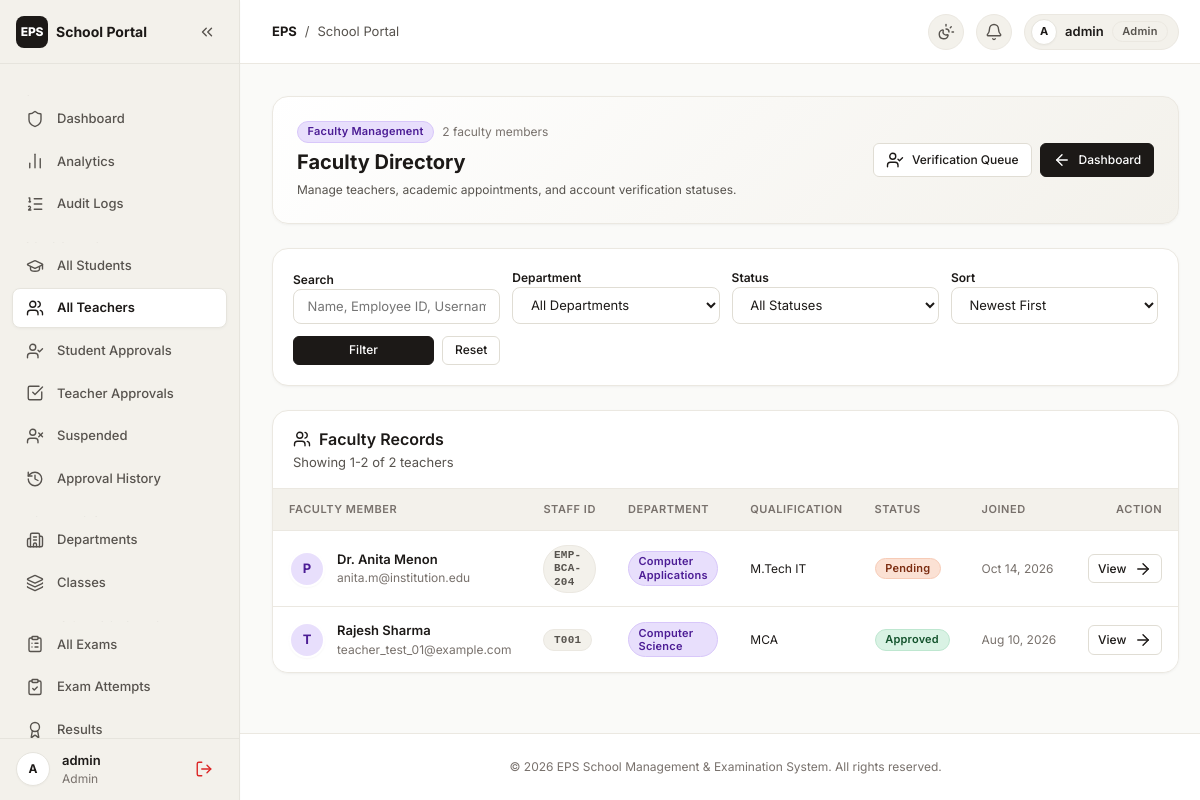
/accounts/admin/teachers/ (signed in), run on an earlier commit of the app's database.
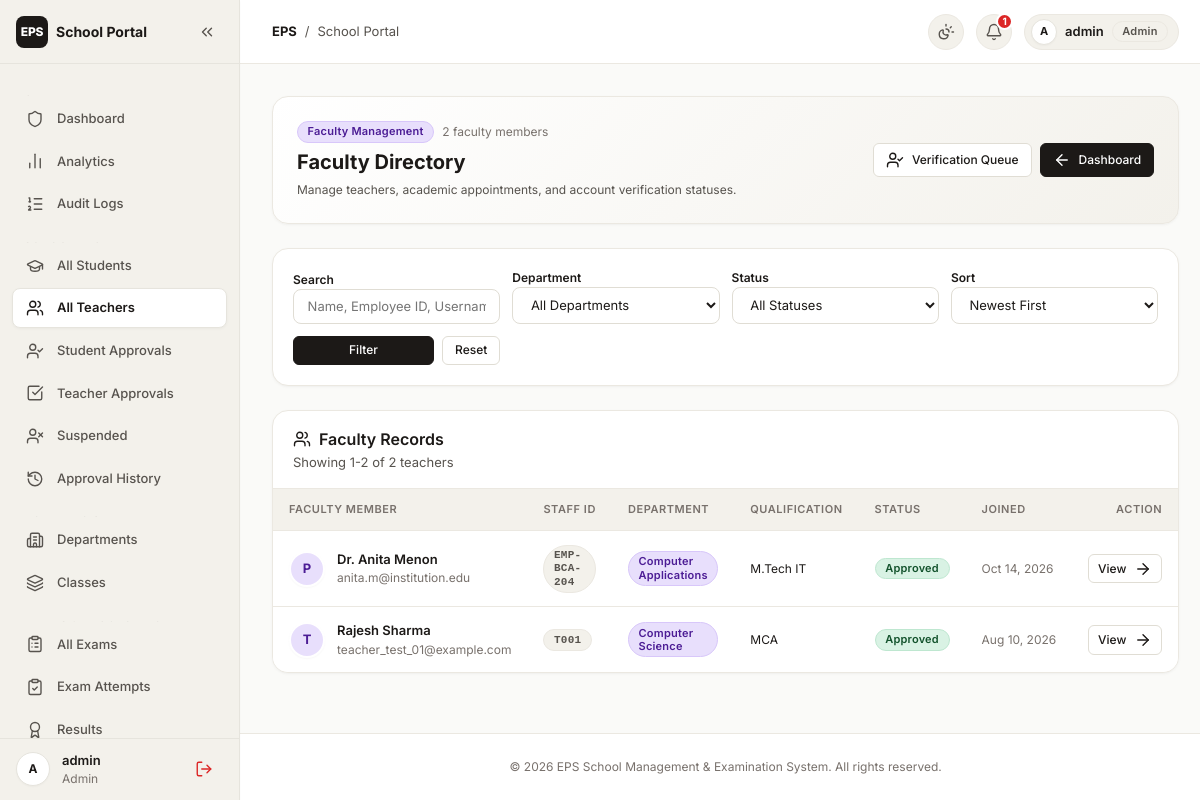
And on a later commit of the database.
### accounts/models.py (models this page shows, shortened)
class TeacherProfile(models.Model):
    VERIFICATION_STATUS = (
        ('pending', 'Pending'),
        ('approved', 'Approved'),
        ('rejected', 'Rejected'),
        ('suspended', 'Suspended'),
    )
    user = models.OneToOneField(
        User,
        on_delete=models.CASCADE,
        related_name='teacher_profile'
    )
    employee_id = models.CharField(max_length=50)
    department = models.CharField(max_length=100)
    qualification = models.CharField(max_length=150)
    institution = models.CharField(max_length=150, blank=True, default='')
    verification_status = models.CharField(
        max_length=15,
        choices=VERIFICATION_STATUS,
        default='pending'
    )
    reviewed_by = models.ForeignKey(
        User,
        null=True,
        blank=True,
        on_delete=models.SET_NULL,
        related_name='reviewed_teachers'
    )
    reviewed_at = models.DateTimeField(null=True, blank=True)
    rejection_reason = models.TextField(blank=True, default='')
    assigned_classes = models.ManyToManyField(
        ClassGroup,
        blank=True,
        related_name='assigned_teachers'
    )

class User(AbstractUser):
    ROLE_CHOICES = (
        ('admin', 'Administrator'),
        ('teacher', 'Teacher'),
        ('student', 'Student'),
    )
    role = models.CharField(
        max_length=10,
        choices=ROLE_CHOICES,
        default='student'
    )

### accounts/views.py (the view, shortened to what this page needs)
# urls.py: path('admin/teachers/', views.admin_teachers, name='admin_teachers'),
@admin_required
def admin_teachers(request):
    teachers_qs = TeacherProfile.objects.all().select_related('user').prefetch_related('assigned_classes')
    q = request.GET.get('q', '').strip()
    department = request.GET.get('department', '').strip()
    if department:
        teachers_qs = teachers_qs.filter(department__iexact=department)
    status = request.GET.get('status', '').strip()
    if status:
        teachers_qs = teachers_qs.filter(verification_status__iexact=status)
    sort_allowlist = {
        'name': 'user__first_name',
        '-name': '-user__first_name',
        'emp': 'employee_id',
        '-emp': '-employee_id',
        'dept': 'department',
        '-dept': '-department',
        'date': 'user__date_joined',
        '-date': '-user__date_joined',
        'status': 'verification_status',
        '-status': '-verification_status',
    }
    sort = request.GET.get('sort', '-date')
    order_field = sort_allowlist.get(sort, '-user__date_joined')
    teachers_qs = teachers_qs.order_by(order_field)
    departments_list = Department.objects.values_list('name', flat=True).distinct()
    paginator = Paginator(teachers_qs, 15)
    page_number = request.GET.get('page')
    page_obj = paginator.get_page(page_number)
    query_params = request.GET.copy()
    if 'page' in query_params:
        query_params.pop('page')
    preserved_params = query_params.urlencode()
    return render(request, 'accounts/admin_teachers.html', {
        'page_obj': page_obj,
        'q': q,
        'department': department,
        'status': status,
        'sort': sort,
        'departments_list': departments_list,
        'preserved_params': preserved_params,
        'total_count': teachers_qs.count(),
    })

### accounts/context_processors.py (called while the page is built)
def notifications_context(request):
    if request.user.is_authenticated:
        try:
            return {
                'unread_notification_count': request.user.notifications.filter(is_read=False).count()
            }
        except Exception:
            return {'unread_notification_count': 0}
    return {'unread_notification_count': 0}

### templates/accounts/admin_teachers.html (shortened to what the changed rows need)
{% extends 'base.html' %}
{% block content %}
<div style="max-width: 1400px; margin: 0 auto; display: flex; flex-direction: column; gap: var(--space-6);">
    <div class="card" style="padding: var(--space-6); background: linear-gradient(135deg, #FFFFFF 0%, var(--bg-subtle) 100%);">
        <div style="display: flex; justify-content: space-between; align-items: center; gap: var(--space-4); flex-wrap: wrap;">
            <div>
                <h1 style="font-size: var(--font-size-xl); font-weight: 700; color: var(--text-primary); margin: 0;">
                    Faculty Directory
                </h1>
            </div>
        </div>
    </div>
    <div class="card" style="padding: 0; overflow: hidden;">
        <div class="card__header" style="padding: var(--space-4) var(--space-5); margin: 0; border-bottom: 1px solid var(--border-subtle);">
            <div>
                <h2 class="card__title">
                    <i data-lucide="users" class="lucide-icon"></i>
                    <span>Faculty Records</span>
                </h2>
            </div>
        </div>
        {% if page_obj %}
            <div class="table-container" style="border: none; border-radius: 0; box-shadow: none;">
                <table class="school-table">
                    <thead>
                        <tr>
                            <th>Faculty Member</th>
                            <th>Staff ID</th>
                            <th>Department</th>
                            <th>Qualification</th>
                            <th>Status</th>
                            <th>Joined</th>
                            <th style="text-align: right;">Action</th>
                        </tr>
                    </thead>
                    <tbody>
                        {% for teacher in page_obj %}
                            <tr>
                                <td>
                                    <div style="display: flex; align-items: center; gap: var(--space-3);">
                                        <div class="profile-card__avatar profile-card__avatar--teacher" style="width: 36px; height: 36px; font-size: 13px;">
                                            {{ teacher.full_name|default:teacher.user.username|slice:":1"|upper }}
                                        </div>
                                        <div>
                                            <a href="{% url 'admin_teacher_detail' teacher.id %}" style="font-weight: 600; color: var(--text-primary);">
                                                {{ teacher.full_name|default:teacher.user.get_full_name|default:teacher.user.username }}
                                            </a>
                                            <div style="font-size: var(--font-size-xs); color: var(--text-muted);">{{ teacher.user.email }}</div>
                                        </div>
                                    </div>
                                </td>
                                <td>
                                    <span class="badge badge--neutral" style="font-family: var(--font-mono); font-weight: 600;">{{ teacher.employee_id }}</span>
                                </td>
                                <td>
                                    <span class="badge badge--teacher">{{ teacher.department|default:"General" }}</span>
                                </td>
                                <td style="font-size: var(--font-size-xs);">
                                    {{ teacher.qualification|default:"—" }}
                                </td>
                                <td>
                                    {% if teacher.verification_status == 'approved' %}
                                        <span class="badge badge--mint">Approved</span>
                                    {% elif teacher.verification_status == 'pending' %}
                                        <span class="badge badge--peach">Pending</span>
                                    {% elif teacher.verification_status == 'suspended' %}
                                        <span class="badge badge--danger">Suspended</span>
                                    {% else %}
                                        <span class="badge badge--neutral">{{ teacher.verification_status|title }}</span>
                                    {% endif %}
                                </td>
                                <td style="font-size: var(--font-size-xs); color: var(--text-muted); white-space: nowrap;">
                                    {{ teacher.user.date_joined|date:"M d, Y" }}
                                </td>
                                <td style="text-align: right;">
                                    <a href="{% url 'admin_teacher_detail' teacher.id %}" class="btn btn-secondary btn-xs">
                                        <span>View</span>
                                        <i data-lucide="arrow-right" class="lucide-icon icon-xs"></i>
                                    </a>
                                </td>
                            </tr>
                        {% endfor %}
                    </tbody>
                </table>
            </div>
        {% endif %}
    </div>
</div>
{% endblock %}

### templates/base.html (shortened to what the changed rows need)
{% load static %}
<!DOCTYPE html>
<html lang="en" data-theme="light">
<head>
    <link rel="stylesheet" href="{% static 'css/design-tokens.css' %}">
    <link rel="stylesheet" href="{% static 'css/bento.css' %}">
    <link rel="stylesheet" href="{% static 'css/styles.css' %}">
</head>
<body>
    {% if request.user.is_authenticated %}
        <div class="app-shell">
            <div class="app-main">
                <header class="app-header">
                    <div class="app-header__right">
                        <a href="{% url 'notifications_list' %}" class="notification-bell-btn" title="Notifications" aria-label="Notifications">
                            <i data-lucide="bell" class="lucide-icon"></i>
                            {% if unread_notification_count and unread_notification_count > 0 %}
                                <span class="notification-pill-badge">{{ unread_notification_count }}</span>
                            {% endif %}
                        </a>
                    </div>
                </header>
    {% endif %}
    <main class="app-content" {% if not request.user.is_authenticated %}style="padding-top: var(--space-8);"{% endif %}>
        {% block content %}{% endblock %}
    </main>
    {% if request.user.is_authenticated %}
            </div>
        </div>
    {% endif %}
</body>
</html>

What changed in the data, as far as the page shows it:
changed TeacherProfile "M.Tech IT": verification_status "Pending" → "Approved"
Also different on the page:
{{ unread_notification_count }}: (not shown) → "1"
